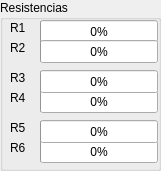
   <widget class="QGroupBox" name="groupBox_15">
    <property name="geometry">
     <rect>
      <x>630</x>
      <y>280</y>
      <width>161</width>
      <height>171</height>
     </rect>
    </property>
    <property name="title">
     <string>Resistencias</string>
    </property>
    <widget class="QProgressBar" name="progressBar_r01">
     <property name="geometry">
      <rect>
       <x>40</x>
       <y>20</y>
       <width>118</width>
       <height>23</height>
      </rect>
     </property>
     <property name="value">
      <number>0</number>
     </property>
    </widget>
    <widget class="QProgressBar" name="progressBar_r02">
     <property name="geometry">
      <rect>
       <x>40</x>
       <y>40</y>
       <width>118</width>
       <height>23</height>
      </rect>
     </property>
     <property name="value">
      <number>0</number>
     </property>
    </widget>
    <widget class="QProgressBar" name="progressBar_r04">
     <property name="geometry">
      <rect>
       <x>40</x>
       <y>90</y>
       <width>118</width>
       <height>23</height>
      </rect>
     </property>
     <property name="value">
      <number>0</number>
     </property>
    </widget>
    <widget class="QProgressBar" name="progressBar_r03">
     <property name="geometry">
      <rect>
       <x>40</x>
       <y>70</y>
       <width>118</width>
       <height>23</height>
      </rect>
     </property>
     <property name="value">
      <number>0</number>
     </property>
    </widget>
    <widget class="QProgressBar" name="progressBar_r06">
     <property name="geometry">
      <rect>
       <x>40</x>
       <y>140</y>
       <width>118</width>
       <height>23</height>
      </rect>
     </property>
     <property name="value">
      <number>0</number>
     </property>
    </widget>
    <widget class="QProgressBar" name="progressBar_r05">
     <property name="geometry">
      <rect>
       <x>40</x>
       <y>120</y>
       <width>118</width>
       <height>23</height>
      </rect>
     </property>
     <property name="value">
      <number>0</number>
     </property>
    </widget>
    <widget class="QLabel" name="label_15">
     <property name="geometry">
      <rect>
       <x>10</x>
       <y>20</y>
       <width>21</width>
       <height>16</height>
      </rect>
     </property>
     <property name="text">
      <string>R1</string>
     </property>
    </widget>
    <widget class="QLabel" name="label_18">
     <property name="geometry">
      <rect>
       <x>10</x>
       <y>40</y>
       <width>21</width>
       <height>16</height>
      </rect>
     </property>
     <property name="text">
      <string>R2</string>
     </property>
    </widget>
    <widget class="QLabel" name="label_20">
     <property name="geometry">
      <rect>
       <x>10</x>
       <y>70</y>
       <width>21</width>
       <height>16</height>
      </rect>
     </property>
     <property name="text">
      <string>R3</string>
     </property>
    </widget>
    <widget class="QLabel" name="label_33">
     <property name="geometry">
      <rect>
       <x>10</x>
       <y>90</y>
       <width>21</width>
       <height>16</height>
      </rect>
     </property>
     <property name="text">
      <string>R4</string>
     </property>
    </widget>
    <widget class="QLabel" name="label_34">
     <property name="geometry">
      <rect>
       <x>10</x>
       <y>120</y>
       <width>21</width>
       <height>16</height>
      </rect>
     </property>
     <property name="text">
      <string>R5</string>
     </property>
    </widget>
    <widget class="QLabel" name="label_35">
     <property name="geometry">
      <rect>
       <x>10</x>
       <y>140</y>
       <width>21</width>
       <height>16</height>
      </rect>
     </property>
     <property name="text">
      <string>R6</string>
     </property>
    </widget>
   </widget>
